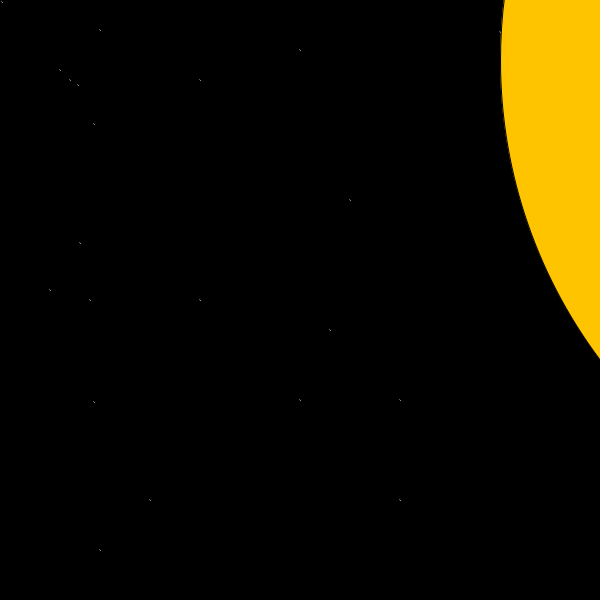
Frame 1 (no input)
Frame 60 (the mouse pressed at the canvas centre just before this capture): identical to frame 1, image omitted
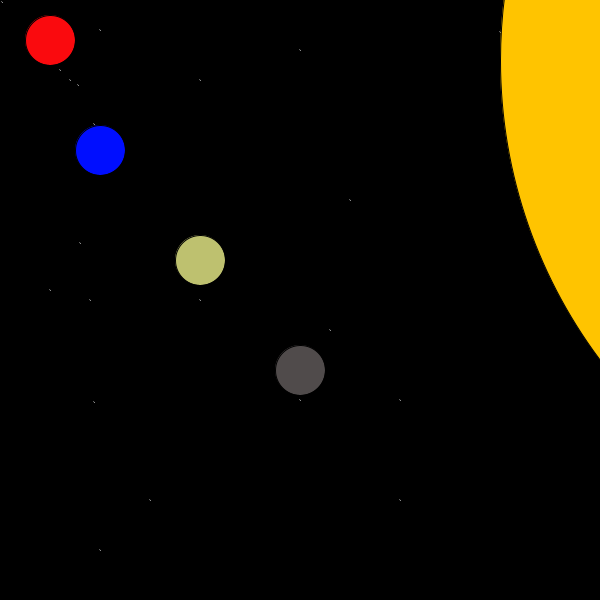
Frame 120 (the mouse held since frame 60 and released just before this capture)

The Processing sketch that drew these frames (run headless with seeded random() and noise(); from frame 60 on, the mouse is pressed at the canvas centre):

// Processing sketch: processing_56531
// ── processing_56531.pde

float r;                                  //These are variables.
float g;                                  //this tells it to store a number called r, a number called g etc.
float b;
float x;
float y;

void setup() {
  size (600, 600);                         //this is the size of the window
  smooth();                                //this makes the picture smooth
}

void draw() {

  background (0);
  fill(255);
  ellipse (2, 2, 2, 2);                    //these are the stars
  ellipse (60, 70, 2, 2);                  //this is telling the computer to draw circles which are the stars.
  ellipse (100, 30, 2, 2);                 //the first number says how far from the left
  ellipse (50, 290, 2, 2);                 //the second number is how far from the top it will be drawn.
  ellipse (90, 300, 2, 2);                 //the third and fourth number is how big you want it.
  ellipse (80, 243, 2, 2);
  ellipse (94, 402, 2, 2);
  ellipse (94, 124, 2, 2);
  ellipse (78, 85, 2, 2);
  ellipse (500, 32, 2, 2);
  ellipse (1000, 80, 2, 2);
  ellipse (2000, 90, 2, 2);
  ellipse (200, 300, 2, 2);
  ellipse (300, 400, 2, 2);
  ellipse (400, 500, 2, 2);
  ellipse (70, 80, 2, 2);
  ellipse (400, 400, 2, 2);
  ellipse (300, 50, 2, 2);
  ellipse (200, 80, 2, 2);
  ellipse (350, 200, 2, 2);
  ellipse (150, 500, 2, 2);
  ellipse (100, 550, 2, 2);
  ellipse (330, 330, 2, 2);
  fill (255, 196, 0);
  ellipse (1000, 60, 1000, 1000);           //this is the sun
  
  if (mousePressed) {                       //this means that when the mouse is clicked, this thing will happen.
    fill (0, 14, 255);                      //these are the planets
    ellipse (100, 150, 50, 50);
    fill (190, 193, 111);                   
    ellipse (200, 260, 50, 50);
    fill (80, 75, 75);
    ellipse (300, 370, 50, 50);
    fill (250, 10, 14);
    ellipse (50, 40, 50, 50);
  }
  if (keyPressed) {
    r = random(255);                         //these lines give the varibles number values that the program can use.
    g = random(255);
    b = random(255);
    x = random(width);
    y = random(height);
    fill (r,g,b);                            //this uses the random numbers given to r, g, b variables to make a random colours.
    ellipse (x, y, 40, 40);                  //this draws a 40 by 40 random coloured circle at random co-ordinates. This is Planet Random.
    delay(500);                              //This is how long it must wait before the circle is in a new place. 500 milliseconds = half a second.
  }
}
